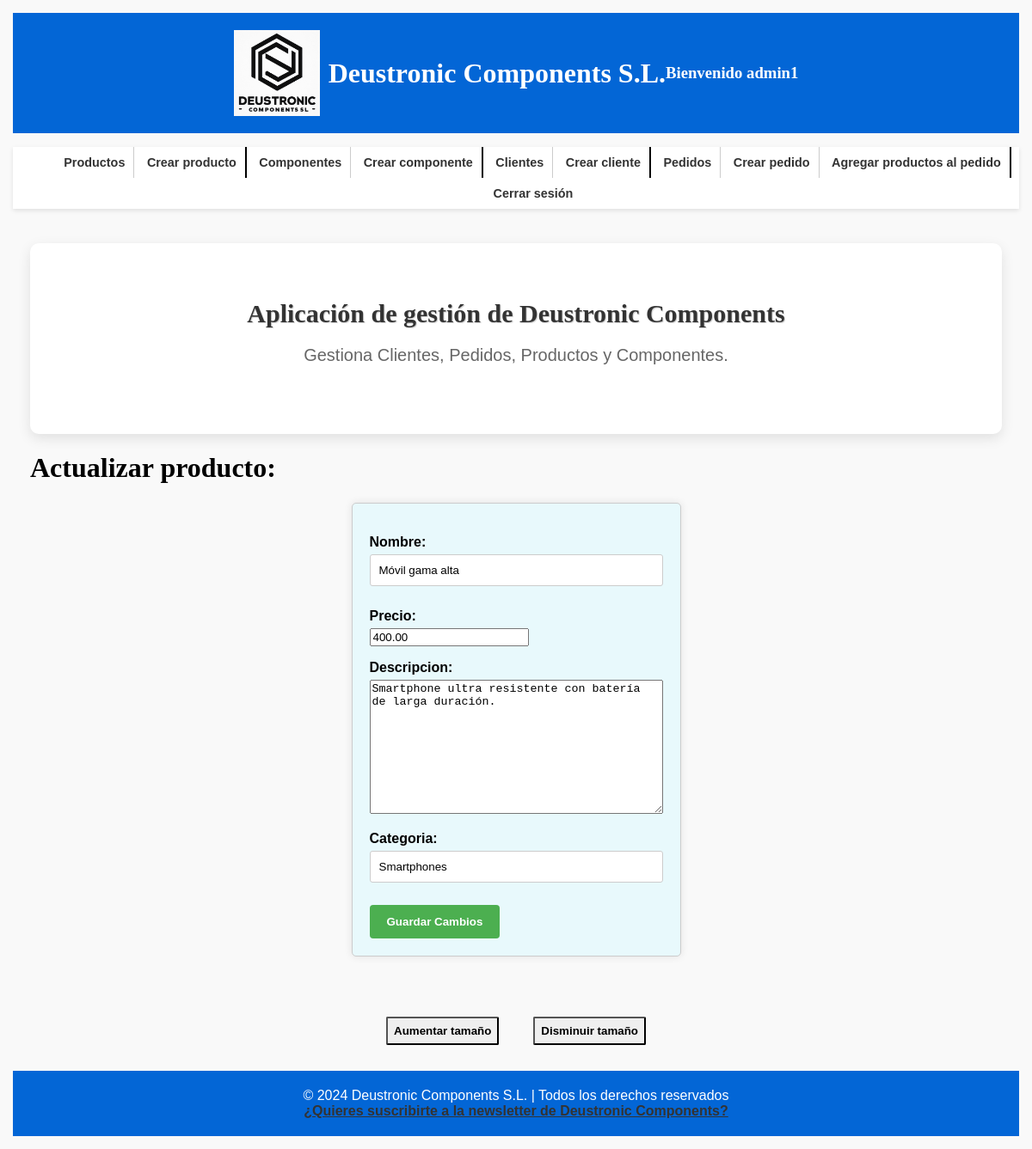
/appDeustronicComponents/producto/51/update/ (signed in), run on the app's committed database.
### appDeustronicComponents/models.py (models this page shows, shortened)
class Producto(models.Model):
    cod_ref_prod = models.CharField(max_length=100, primary_key=True)
    precio = models.DecimalField(max_digits=10, decimal_places=2)
    nombre = models.CharField(max_length=100)
    descripcion = models.TextField()
    categoria = models.CharField(max_length=100)
    componente = models.ManyToManyField(Componente)
    created = models.DateTimeField(auto_now_add=True)
    updated = models.DateTimeField(auto_now=True)
    class Meta:
        verbose_name_plural = "productos"
        verbose_name = "producto"
        ordering = ["-created"]

### appDeustronicComponents/views.py (the view, shortened to what this page needs)
# urls.py: path('producto/<str:pk>/update/', ProductoUpdateView.as_view(), name='producto_update'),
class ProductoUpdateView(UpdateView):
    model = Producto
    form_class = ProductoFormUpdate
    template_name = 'appDeustronicComponents/producto_update.html'
    success_url = reverse_lazy('lista_productos')
    @method_decorator(login_required)
    def get(self, request, *args, **kwargs):
        pk = self.kwargs.get('pk')
        producto = get_object_or_404(Producto, pk=pk)
        formulario = ProductoFormUpdate(instance=producto)
        context = {
            'formulario': formulario,
            'producto': producto
        }
        return render(request, self.template_name, context)

### appDeustronicComponents/forms.py
class ProductoFormUpdate(forms.ModelForm):
    class Meta:
        model = Producto
        fields = ['nombre', 'precio', 'descripcion', 'categoria']

### templates/appDeustronicComponents/producto_update.html (shortened to what this page needs)
{% extends 'base.html' %}
{% block contenido %}
    <h1>Actualizar producto: {{ producto.cod_ref_ped }}</h1>
    <div class="contenedor-formulario">
        <form method="post">
            {{ formulario.as_p }}
            <button type="submit">Guardar Cambios</button>
        </form>
    </div>
{% endblock %}

### templates/base.html (shortened to what this page needs)
<!DOCTYPE html>
<html lang="es">
<head>
    {% load static %}
    <link rel="stylesheet" href="{% static 'css/style.css' %}">
</head>
<body>
<header>
    <div class="logo-container">
        <a href="/appDeustronicComponents/">
            <img src="{% static 'images/logo.jpg' %}" alt="Deustronic Components Logo">
        </a>
        <h1>Deustronic Components S.L.</h1>
        <h3>
            Bienvenido {{ request.user.username }}
        </h3>
    </div>
</header>
<nav>
    <ul id="listaNav">
        <li><a href="{% url 'lista_productos' %}">Productos</a></li>
        <li class="separador"><a href="{% url 'crear_producto' %}">Crear producto</a></li>
        <li><a href="{% url 'lista_componentes' %}">Componentes</a></li>
        <li class="separador"><a href="{% url 'crear_componente' %}">Crear componente</a></li>
        <li><a href="{% url 'lista_clientes' %}">Clientes</a></li>
        <li class="separador"><a href="{% url 'crear_cliente' %}">Crear cliente</a></li>
        <li><a href="{% url 'lista_pedido_productos' %}">Pedidos</a></li>
        <li><a href="{% url 'crear_pedido' %}">Crear pedido</a></li>
        <li class="separador"><a href="{% url 'crear_pedido_producto' %}">Agregar productos al pedido</a></li>
        <li><a href="{% url 'logout' %}">Cerrar sesión</a></li>
    </ul>
</nav>
<div id="content">
    <section class="main-section">
        <h2>Aplicación de gestión de Deustronic Components</h2>
        <p>Gestiona Clientes, Pedidos, Productos y Componentes.</p>
    </section>
    {% block contenido %}{% endblock %}
</div>
<div id="tamaño_texto">
    <button id="aumentar">Aumentar tamaño</button>
    <button id="disminuir">Disminuir tamaño</button>
</div>
<footer>
    &copy; 2024 Deustronic Components S.L. | Todos los derechos reservados
    <br>
    <a href="{% url 'mail' %}">¿Quieres suscribirte a la newsletter de Deustronic Components?</a>
</footer>
</body>
</html>

### static/css/style.css (style rules this page uses)
html { box-sizing: border-box; font-size: 62.5%; }
*, *:before, *:after { box-sizing: inherit; }
img { max-width: 100%; display: flex; }
h1, h2, h3 { font-family: "Playfair Display", serif; }
h2 { text-align: center; text-shadow: 1px 1px 1px rgba(0, 0, 0, 0.2); }
body { font-family: Arial, sans-serif; margin: 1rem; padding: 0.5rem; background-color: #f9f9f9; font-size: 1.6rem; }
header { background-color: #0366d6; padding: 20px; color: #fff; display: flex; text-align: center; justify-content: center; }
.logo-container { display: flex; justify-content: left; align-items: center; }
nav { background-color: #fff; box-shadow: 0 2px 5px rgba(0, 0, 0, 0.1); text-align: center; }
nav ul li:last-child { border-right: 0; }
a { color: #333; font-weight: bold; transition: color 0.3s ease; text-decoration: underline; }
#content { margin: 20px auto; padding: 20px; min-width: 100%; max-width: 100%; display: block; }
.main-section { background-color: #fff; border-radius: 10px; box-shadow: 0 5px 15px rgba(0, 0, 0, 0.1); padding: 40px; text-align: center; }
.main-section h2 { color: #333; font-size: 3rem; margin-bottom: 20px; }
.main-section p { color: #666; font-size: 2rem; margin-bottom: 40px; text-align: center; }
.contenedor-formulario { display: flex; align-items: center; justify-content: center; height: auto; }
form { background-color: #e8f9fc; width: auto; margin: 0 auto; padding: 20px; border: 1px solid #ccc; border-radius: 5px; box-shadow: 0 0 10px rgba(0, 0, 0, 0.1); }
label { display: block; margin-bottom: 5px; font-weight: bold; }
input[type="text"], input[type="email"], input[type="password"] { width: 100%; padding: 10px; margin-bottom: 10px; border: 1px solid #ccc; border-radius: 3px; }
[type="submit"] { background-color: #4CAF50; color: white; padding: 12px 20px; border: none; border-radius: 4px; cursor: pointer; transition: background-color 0.3s; font-weight: bold; }
footer { background-color: #0366d6; color: #fff; text-align: center; padding: 20px 0; }

### data on the page
Producto: nombre "Móvil gama alta", precio "400.00", descripcion "Smartphone ultra resistente con batería de larga duración.", categoria "Smartphones"

### other printed values
{{ request.user.username }} "admin1"
